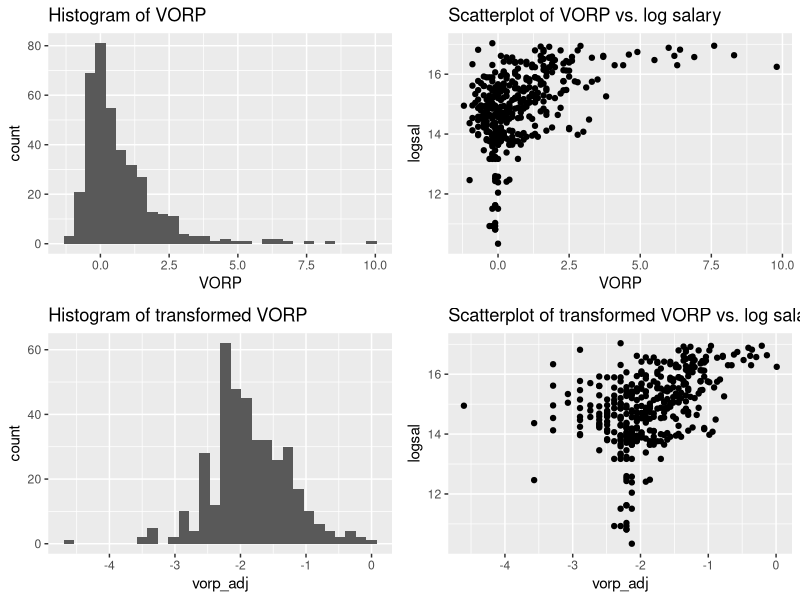
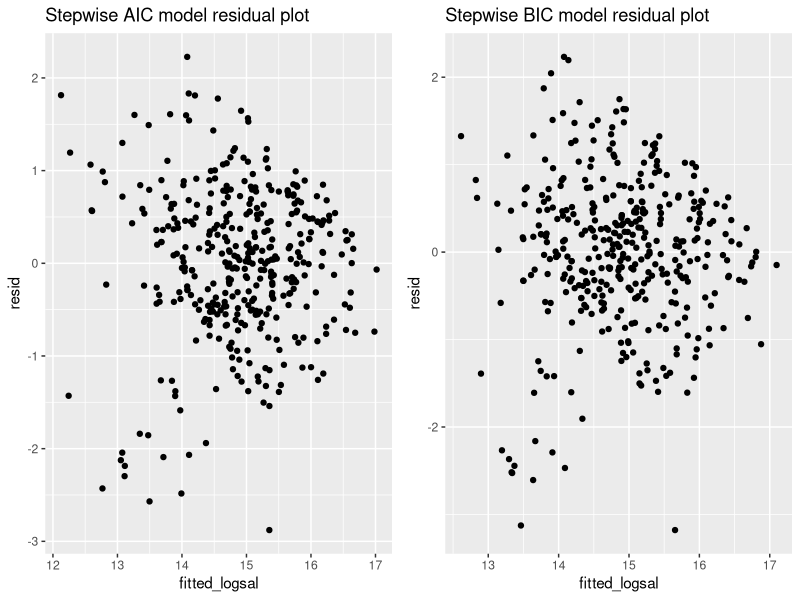

Write R code to recreate these figures, in order. (Note: this script raises an error after producing the figures.)
## ---- chunk 1
knitr::opts_chunk$set(echo = TRUE)
knitr::opts_chunk$set(tidy.opts=list(width.cutoff=70),tidy=TRUE)

library(tidyverse)
library(leaps)
library(MASS)
library(ggplot2)
library(gridExtra)
library(car)

## ---- chunk 2
datax = read.csv("data/PlayerData.csv")
data <- read_csv("data/PlayerData.csv")

data_regressors <- data %>% mutate(logsal = log(SALARY)) %>% dplyr::select(logsal, Age, G, GS, gs_adj, MP, PER, X3PAr, FTr, ftr_adj, ORB., orb_adj, DRB., TRB., AST., STL., stl_adj, BLK., blk_adj, TOV., USG., ORtg, DRtg, OWS, ows_adj, DWS, dws_adj, WS.48, OBPM, DBPM, VORP, vorp_adj, Pos, Height, PTS, TS., International, Conference)

vorp_hist = data_regressors %>% ggplot(aes(x=VORP)) + geom_histogram() + ggtitle("Histogram of VORP")
vorp_scatter = data_regressors %>% ggplot(aes(x=VORP)) + geom_point(aes(y=logsal)) + ggtitle("Scatterplot of VORP vs. log salary")
adj_vorp_hist = data_regressors %>% ggplot(aes(x=vorp_adj)) + geom_histogram() + ggtitle("Histogram of transformed VORP")
adj_vorp_scatter = data_regressors %>% ggplot(aes(x=vorp_adj)) + geom_point(aes(y=logsal)) + ggtitle("Scatterplot of transformed VORP vs. log salary")
grid.arrange(vorp_hist, vorp_scatter, adj_vorp_hist, adj_vorp_scatter, nrow = 2)
n_predictors = ncol(data_regressors) - 1

## ---- chunk 3

#all_models = regsubsets(SALARY ~ ., force.in = 1, data = data_regressors, nbest = max(choose(n_predictors, 0:n_predictors)), really.big = T, nvmax = 13)
null = lm(logsal ~ 1, data = data_regressors)
full = lm(logsal ~ ., data = data_regressors)
summary(full)

## ---- chunk 4
bic = log(nrow(data_regressors))
stepbic_model <- stepAIC(object = null, scope = list(lower = null, upper = full),
direction = "both", k = bic)
stepaic_model <- stepAIC(object = null, scope = list(lower = null, upper = full),
direction = "both", k = 2)
## ---- chunk 5
pos_box = data %>% ggplot(aes(x = Pos, y = log(SALARY))) + geom_boxplot()
## ---- chunk 6
stepaic_resid_plot <- data.frame(resid=stepaic_model$residuals, fitted_logsal=stepaic_model$fitted.values) %>%  ggplot(aes(x=fitted_logsal, y=resid)) + geom_point() + ggtitle("Stepwise AIC model residual plot")
stepbic_resid_plot <- data.frame(resid=stepbic_model$residuals , fitted_logsal=stepbic_model$fitted.values) %>%  ggplot(aes(x=fitted_logsal, y=resid)) + geom_point() + ggtitle("Stepwise BIC model residual plot")

grid.arrange(stepaic_resid_plot, stepbic_resid_plot, nrow = 1)
## ---- chunk 7
corrs = cor(data[sapply(data, is.numeric)])
max_corr = 0.9
for (ind in which(abs(corrs) > max_corr & corrs < 1)){
  k <- arrayInd(ind, dim(corrs))
  var1 <- rownames(corrs)[k[,1]]
  var2 <- colnames(corrs)[k[,2]]
  cat(var1, ", ", var2, ": ", corrs[ind], "\n", sep="")
}
vif(full)
## ---- chunk 8
data_trimmed <- data %>% mutate(logsal = log(SALARY)) %>% dplyr::select(logsal, Age, G, gs_adj, MP, PER, X3PAr, ftr_adj, orb_adj, DRB., AST., stl_adj, blk_adj, TOV., USG., ORtg, DRtg, ows_adj, dws_adj, WS.48, OBPM, DBPM, vorp_adj, Pos_cat, Height, PTS, TS., International, Multiteam)
trimmed_null = lm(logsal ~ 1, data = data_trimmed)
trimmed_full = lm(logsal ~ ., data = data_trimmed)
vif(trimmed_full)
corrplot(cor(data_trimmed[sapply(data_trimmed, is.numeric)]), method="number")
summary(trimmed_full)
trimmed_aic <- stepAIC(object = trimmed_null, scope = list(lower = trimmed_null, upper = trimmed_full),
direction = "both", k = 2)
## ---- chunk 9
trimmed_resid_plot <- data.frame(resid=trimmed_aic$residuals , fitted_logsal=trimmed_aic$fitted.values) %>%  ggplot(aes(x=fitted_logsal, y=resid)) + geom_point() + ggtitle("Stepwise AIC model residual plot")

## ---- chunk 10
show_diagnostics <- function(model){
  x = model.matrix(model)
  h = x %*% solve(t(x) %*% x) %*% t(x)
  leverages = diag(h)
  lev_resid_plot <- data.frame(resid=model$residuals , fitted_logsal=model$fitted.values, leverage=leverages) %>%  ggplot(aes(x=fitted_logsal, y=resid)) + geom_point(aes(size=leverages, color=leverages)) + ggtitle("Residual plot with leverages")
  cooks = cooks.distance(trimmed_aic)
  cook_resid_plot <- data.frame(resid=model$residuals , fitted_logsal=model$fitted.values, cook_distance=cooks) %>%  ggplot(aes(x=fitted_logsal, y=resid)) + geom_point(aes(size=cook_distance, color=cook_distance)) + ggtitle("Residual plot with cooks distance")
  print(lev_resid_plot)
  print(cook_resid_plot)
}

show_diagnostics(trimmed_aic)

## ---- chunk 11
test_outlier_meanshift <- function(model, ind){
  p = length(coef(model))
  n = nrow(model.matrix(model))
  ri = rstandard(model)[ind]
  t_stat = ri * sqrt(((n - p - 1) / (n - p - (ri ^ 2))))
  pval = pt(t_stat, n - p - 1)
  return (pval)
}

test_outlier_meanshift(trimmed_aic, which.max(cooks.distance(trimmed_aic)))
